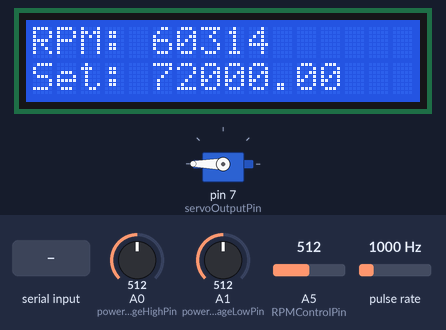
A sketch run on a simulated Arduino Uno, built with avr-gcc and run on an emulated ATmega328P. Parts: servo, 16×2 character LCD. Wiring (inferred from the names in the program): pulse sensor: data pin 2. The test bench sets the inputs (shaded band); at power-on: A5 (RPMControlPin) = 512, pulse rate 1000 Hz, A0 (powerVoltageHighPin) = 512, A1 (powerVoltageLowPin) = 512. What the sketch prints to the serial monitor is not drawn.

Above: at 1.2 s.
1.3 s: "k\n" received over Serial
At 1.73 s:
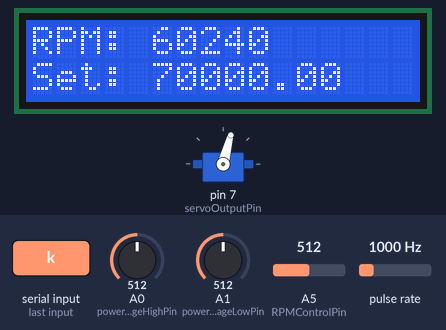
3.7 s: "i\n" received over Serial
At 5.12 s:
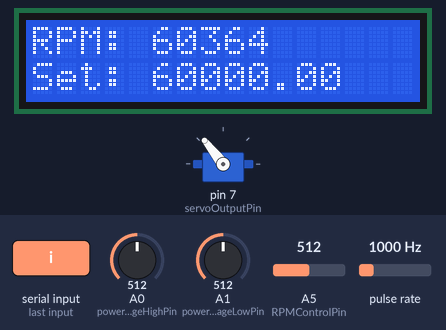
6.7 s: A5 (RPMControlPin) set to 841
9.7 s: A5 (RPMControlPin) set to 861
At 10.0 s:
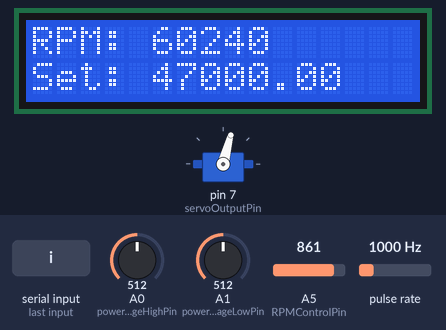
11.8 s: pulse rate (sensor on pin 2) set to 998 Hz
At 12.64 s:
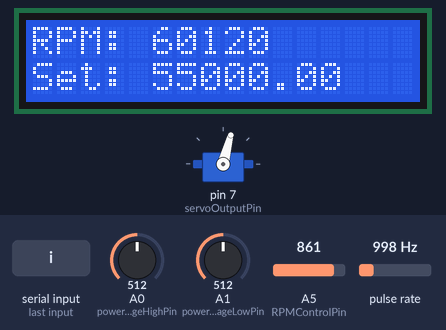
13.4 s: pulse rate (sensor on pin 2) set to 100 Hz
At 34.43 s:
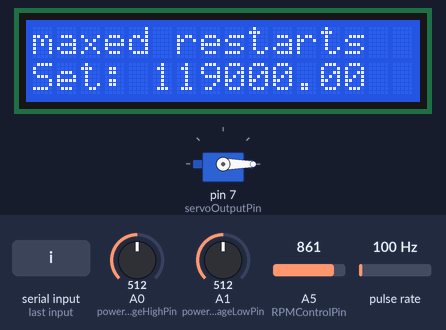
Timing chart, 0 to 35.8 s (numbered marks = the images above; inputs shaded):
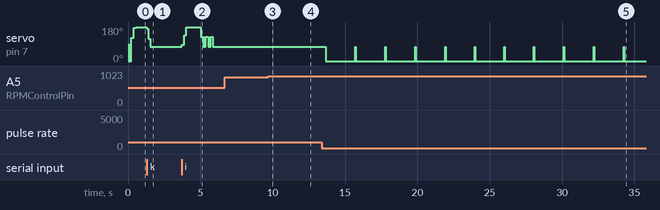

The sketch:

chronic_mk2_v2c.ino
```cpp
//////////////////////////////////////////////////////////////////////////////////////////////////////////////////////////////////////
// mk1v1 -runs motor at full speed (supply voltage bypasses arduino)
//       -calculates and transmits rpm and supply voltages on either side of a current sense resistor
// mk1v2 adds auto restart and serial event handling with start/stop commands (7406 bytes)
//       works for bluetooth with no change
// mk1v4 corrects current and voltage and power measures
// mk1v5 adds interactive servo control and tries to make RPM work at less than 100% duty cycle
// mk1v7 adds averaging and switched power resistor to have just phoenix on current sense and calibrates voltage measurement
//
// mk2 will increase update rate, fix restart (by limiting it), add SD card support, add speed control, add the display, and
// add local RPM controls
//
// mk2v1 basic function of mk1
// mk2v2 add LCD support and reading of local switch to control RPM set point
//
// todo: remove unnecessary test of period == 3; maybe use a specific RPM output to indicate no valid RPM measure on display
//       use h/w indication of unit number (with AI high or low) to set resistor caliration values
//       make stop after 5 restart attempts and require button press to try another five
//       fix settleIn coming after information already incorporated into average
//       motor jitters when seized and this reads as valid RPMs
//       motor haltingly starts when powered by USB alone (shouldn't try to run at all -- just set limit on voltage)
//       really should be averaging period, not RPMs
//       power, voltage, current all screwy
//////////////////////////////////////////////////////////////////////////////////////////////////////////////////////////////////////

  #include <Servo.h>      // RC-style servo for Phoenix motor controller
  #include <LiquidCrystal.h>

  Servo myservo;          // RC-style servo for Phoenix motor controller
  const int servoOutputPin = 7;         // digital out for servo signal to Phoenix
  const int minServoPulseWidth = 75;
  const int maxServoPulseWidth = 180;
  const int servoPulseWidthKeyboardDelta = 10;

  LiquidCrystal lcd (3, 4, 5, 8, 9, 10);         // RS, EN, DB4, DB5, DB6, DB7

  const int powerVoltageHighPin = A0;     // analog input for battery side of the current sense resistor
  const int powerVoltageLowPin = A1;    // analog input for Phoenix side of the current sense resistor
  const float hiVoltageCalibration = 46.33;  // battery side ticks/V
  const float lowVoltageCalibration = 46.78; // Phoenix side ticks/V
  float vhigh, vlow, current, power;    // voltages in volts, current in amps, power in watts
  float vlowAverage = 0, vhighAverage = 0, currentAverage = 0, powerAverage = 0, electricalN = 0;  // electricalN is the valid number of measurements to average

  const int RPMMeasurePin = 2;          // digital in for RPM determination (not used in code, but here for completeness)
  const long validMotorSpeedLowerLimit = 15000;
  volatile unsigned long start = 0, period;    // measure period in usec for RPM determination; 3 signifies no valid information (may switch to 0 if possible)
  float motorSpeed, motorSpeedSum = 0, motorSpeedN = 0;                       // RPM data; motorSpeedN is the valid number of measurements to average
  float motorSpeedAverage = 0.0, oldMotorSpeedAverage = 0.0;

  const int RPMControlPin = A5;         // analog input for RMP up/down control switch
  const int lowMidThresh = 338;
  const int midHighThresh = 849;
  int RPMControlVoltage;
  const long RPMChangePeriod = 300;
  const float RPMSetPointDelta = 1000.0;
  unsigned long lastRPMChange;

  boolean wantedOn = true, motorSpinning = false;
  int servoPulseWidth = 120, oldServoPulseWidth = 120;            // initial servo pulse width in 10s of usec; motor starts running at about 70 and maxes out at 120 or so

  const float proportionalGain = 0.65;    // 0.65
  const float integralGain = 0.02;         // 0.1
  const float integrationInterval = 2.0;  // 2.0
  const int cyclesToAverage = 10;  // put back to 10
  const float maxDeltaSPW = ((float) (maxServoPulseWidth - minServoPulseWidth)) / 2.0;
  const float minDeltaSPW = -maxDeltaSPW;
  float RPMSetPoint = 75000.0;
  float integratedError = 0.0;
  float RPMPerTick = 2999.0, deltaSPW = 0.0;

  const int startDelay = 2000;
  const int restartAttemptsLimit = 5;
  int restartAttempts = 0;
  unsigned long restartStartTime;
  boolean maxedRestarts = false, restartInProgress = false;
  int settleIn = 0;                       // settleIn counts a period during which RPM determination is wrong and output is suppressed

  String inputString = "";                                                                       // a string to hold incoming data
  boolean stringComplete = false, understood = false;

  const int loopDelayTime = 10;
  const long baudRate = 9600;
  const unsigned int inputStringSize = 200;

//////////////////////////////////////////////////////////////////////////////////////////////////////////////////////////////////////

  void setup () {

    myservo.attach (servoOutputPin);  // attaches the servo on pin 9 to the servo object

    attachInterrupt (0, computeFrequency, FALLING);  // this calls computeFrequency on every falling transition on D2

    Serial.begin (baudRate);
    inputString.reserve (inputStringSize);

    lcd.begin (16, 2);
    lcd.clear ();

  }

//////////////////////////////////////////////////////////////////////////////////////////////////////////////////////////////////////

  void loop () {

    if (!wantedOn)
      myservo.write (0);      // set throttle to zero if desired state is off
    else
      if (!motorSpinning && !maxedRestarts)         // auto restart - if the desired state is on but there is no valid RPM data a restart is attempted
        restart ();

    if (stringComplete)       // check for commands from a host PC over the serial connection (bluetooth or wired)
      processInputString ();

    if ((long) (millis () - lastRPMChange) > RPMChangePeriod)
      readRPMControl ();

    computeRPM ();

    measureElectricals ();
    if (electricalN == cyclesToAverage) {
      sendData ();
      if ((wantedOn)  && (motorSpinning) && (!maxedRestarts)) // i had period != 3 as another condition but removed it to find what's killing the motor in water
        controlSpeed();
    }

    delay (loopDelayTime);              // takes a long time to start (like a minute) at 10, seems to work fine all the time at 15

  }

//////////////////////////////////////////////////////////////////////////////////////////////////////////////////////////////////////

  void restart () {

    if (restartAttempts <= restartAttemptsLimit)
      if (restartInProgress) {
        if ((int) (millis () - restartStartTime) > startDelay) {
          Serial.println ("throttle back up");
          myservo.write (servoPulseWidth);      // set throttle to last desired setting
          delay (25);
          restartInProgress = false;
        }
      }
      else {
        myservo.write (0);                    // set throttle to zero
        restartStartTime = millis ();                         // wait two seconds
        restartInProgress = true;
        restartAttempts++;                    // track number of restart attempts, make sure to increment with throttle at zero
        Serial.print ("throttle to zero, restart attempt ");
        Serial.println (restartAttempts);
      }
    else {
      maxedRestarts = true;
      Serial.println ("Restart attempt limit exceeded; change RPM set point to reset");
      lcd.clear ();
      lcd.print ("maxed restarts");
      lcd.setCursor (0,1);
      lcd.print ("move setpoint");
    }
  }

//////////////////////////////////////////////////////////////////////////////////////////////////////////////////////////////////////

  void processInputString () {

    inputString.trim();
    understood = false;

    if (inputString == "start" ) {
      wantedOn = true;
      Serial.println ("Motor should be on");
      settleIn = 0;
      understood  = true;
    }

    if (inputString == "stop" ) {
      wantedOn = false;
      Serial.println ("Motor should be off");
      understood = true;
    }

    if (inputString == "i") {
      servoPulseWidth += servoPulseWidthKeyboardDelta;
      if (servoPulseWidth > maxServoPulseWidth)
        servoPulseWidth = maxServoPulseWidth;
      myservo.write (servoPulseWidth);
      Serial.print ("Servo pulse width: ");
      Serial.println (servoPulseWidth);
      understood = true;
    }

    if (inputString == "k") {
      servoPulseWidth -= servoPulseWidthKeyboardDelta;
      if (servoPulseWidth < minServoPulseWidth)
        servoPulseWidth = minServoPulseWidth;
      myservo.write (servoPulseWidth);
      Serial.print ("Servo pulse width: ");
      Serial.println (servoPulseWidth);
      understood = true;
    }

    if (!understood)
      Serial.println ("Message not understood");

    inputString = "";   // clear the string:
    stringComplete = false;

  }

//////////////////////////////////////////////////////////////////////////////////////////////////////////////////////////////////////

  void readRPMControl () {

    RPMControlVoltage = analogRead (RPMControlPin);

    if (RPMControlVoltage > lowMidThresh) {

      if (restartAttempts > restartAttemptsLimit) {
        restartAttempts = 0;
        maxedRestarts = false;
      }

      if (RPMControlVoltage < midHighThresh)
        RPMSetPoint -= RPMSetPointDelta;
      else
        RPMSetPoint += RPMSetPointDelta;

      lcd.setCursor (0, 1);              // (Column, Row)
      lcd.print ("Set: ");
      lcd.print (RPMSetPoint);
      lcd.print ("    ");
      lastRPMChange = millis ();
    }

  }

//////////////////////////////////////////////////////////////////////////////////////////////////////////////////////////////////////

  void computeRPM () {

    motorSpeed = 60000000.0 / (float) period;          // 1/period is rotations/usec; 1,000,000x to covert to rotations/sec; 60x to convert to RPM
    motorSpeedSum += motorSpeed;
    motorSpeedN++;
    period = -1;
//    }

//    if (settleIn < 5) {                        // this is to suppress possibly erroneuous values after commanding motor on
//      motorSpeed = 0;                          // but it's wrong here since information has already been incorporated into average above
//      settleIn++;
//    }

  }

//////////////////////////////////////////////////////////////////////////////////////////////////////////////////////////////////////

  void controlSpeed () {

    if ((servoPulseWidth - oldServoPulseWidth) != 0)
      RPMPerTick = (motorSpeedAverage - oldMotorSpeedAverage) / (float) (servoPulseWidth - oldServoPulseWidth);
    if (RPMPerTick < 0.0)
      RPMPerTick *= -1.0;
    if (RPMPerTick > 3000.0)
      RPMPerTick = 3000.0;

    deltaSPW = proportionalGain * (RPMSetPoint - motorSpeedAverage) / RPMPerTick;
    if (deltaSPW > maxDeltaSPW)
      deltaSPW = maxDeltaSPW;
    if (deltaSPW < minDeltaSPW)
      deltaSPW = minDeltaSPW;

    if ((deltaSPW < integrationInterval) && (deltaSPW > -integrationInterval)) {
      integratedError += RPMSetPoint - motorSpeedAverage;
      deltaSPW += integralGain * integratedError / RPMPerTick;
    }
    else
      integratedError = 0.0;

    if (servoPulseWidth + (int) deltaSPW > maxServoPulseWidth )
      deltaSPW = (float) (maxServoPulseWidth - servoPulseWidth);
    if (servoPulseWidth + (int) deltaSPW < minServoPulseWidth )
      deltaSPW = (float) (minServoPulseWidth - servoPulseWidth);

    oldMotorSpeedAverage = motorSpeedAverage;
    oldServoPulseWidth = servoPulseWidth;

    servoPulseWidth += (int) deltaSPW;
    myservo.write (servoPulseWidth);

  }

//////////////////////////////////////////////////////////////////////////////////////////////////////////////////////////////////////

  void measureElectricals () {

    vlow = analogRead (powerVoltageLowPin) / lowVoltageCalibration;          // read voltage on battery side of current sense resistor
    vhigh = analogRead (powerVoltageHighPin) / hiVoltageCalibration;        // read voltage on Phoenix side of current sense resistor
    current = vhigh - vlow;                        // calculate current into Phoenix
    power = vlow * current;                      // calculate power into Phoenix

    vlowAverage += vlow;                         // update electrical averages
    vhighAverage += vhigh;
    currentAverage += current;
    powerAverage += power;
    electricalN++;

  }

//////////////////////////////////////////////////////////////////////////////////////////////////////////////////////////////////////

  void sendData () {

    motorSpeedAverage = motorSpeedSum / motorSpeedN;
    currentAverage /= electricalN;
    vlowAverage /= electricalN;
    powerAverage /= electricalN;

    motorSpinning = motorSpeedAverage > validMotorSpeedLowerLimit;     // track whether motor is spinning
//      }
//      else {
//        motorSpeedSum = 0;
//        currentAverage = 0;
//        vlowAverage /= electricalN;
//        powerAverage = 0;
//      }

 //     if ((currentAverage < 0) || (powerAverage < 0)) {
 //       motorSpeedSum = 0;
 //       currentAverage = 0;
 //       powerAverage = 0;
 //     }

      Serial.print (vhigh);
      Serial.print (" V;  ");
      Serial.print (vlowAverage);
      Serial.print (" V;  ");
      Serial.print (currentAverage);
      Serial.print (" A;  ");
      Serial.print (powerAverage);
      Serial.print (" W;  ");
      Serial.print ("T: ");
      Serial.print (period);
      Serial.print (" us");
//      Serial.print (wantedOn);
      Serial.print (";  SPW: ");
      Serial.print (servoPulseWidth);
      Serial.print (";  ");
      Serial.print (motorSpeedAverage);
      Serial.print (" rpms;  deltaSPW: ");
      Serial.print (deltaSPW);
      Serial.print (";  Integrated error: ");
      Serial.println (integratedError);

      if (!maxedRestarts) {
        lcd.setCursor (0,0);             // (Column, Row)
        lcd.print ("RPM: ");
        lcd.print ((long) motorSpeedAverage);
        lcd.print ("                 ");
      }

      motorSpeedSum = 0;
      motorSpeedN = 0;
      currentAverage = 0;
      vlowAverage = 0;
      powerAverage = 0;
      electricalN = 0;

  }

//////////////////////////////////////////////////////////////////////////////////////////////////////////////////////////////////////

  void serialEvent() {

    while (Serial.available()) {
      char inChar = (char)Serial.read(); // get the new byte:
      if (inChar == '\n')
        stringComplete = true;    // if the incoming character is a newline, set a flag
      else
        inputString += inChar;     // add it to the inputString:
    }

  }

//////////////////////////////////////////////////////////////////////////////////////////////////////////////////////////////////////

  void computeFrequency () {

    if (micros () - start > 100UL)
      period = micros () - start;
    start = micros ();

  }
```

Measured:
- the behaviour switches between 848 and 849 on A5 (RPMControlPin) (found by bisection; images 2 and 3)
- after the input at 1.3 s, servo on pin 7 (servoOutputPin): 180° → 170° at once, → 118° 0.08 s later, → 75° 0.17 s later
